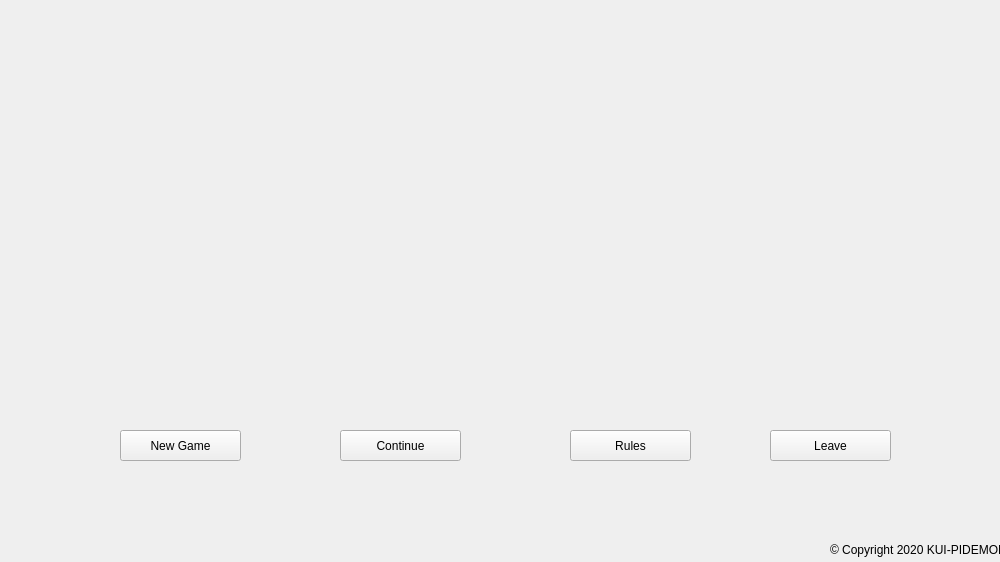
<?xml version="1.0" encoding="UTF-8"?>
<ui version="4.0">
 <class>MainMenu</class>
 <widget class="QWidget" name="MainMenu">
  <property name="geometry">
   <rect>
    <x>0</x>
    <y>0</y>
    <width>1000</width>
    <height>562</height>
   </rect>
  </property>
  <property name="font">
   <font>
    <stylestrategy>PreferDefault</stylestrategy>
   </font>
  </property>
  <property name="windowTitle">
   <string>Chess Thrones</string>
  </property>
  <property name="autoFillBackground">
   <bool>false</bool>
  </property>
  <widget class="QLabel" name="BackgroundImage">
   <property name="geometry">
    <rect>
     <x>0</x>
     <y>0</y>
     <width>1000</width>
     <height>562</height>
    </rect>
   </property>
   <property name="minimumSize">
    <size>
     <width>1000</width>
     <height>562</height>
    </size>
   </property>
   <property name="text">
    <string/>
   </property>
   <property name="pixmap">
    <pixmap resource="resources.qrc">:/images/game/game/background.jpg</pixmap>
   </property>
  </widget>
  <widget class="QLabel" name="titre">
   <property name="geometry">
    <rect>
     <x>220</x>
     <y>0</y>
     <width>618</width>
     <height>99</height>
    </rect>
   </property>
   <property name="minimumSize">
    <size>
     <width>618</width>
     <height>99</height>
    </size>
   </property>
   <property name="text">
    <string/>
   </property>
   <property name="pixmap">
    <pixmap resource="resources.qrc">:/images/game/game/titre.png</pixmap>
   </property>
  </widget>
  <widget class="QLabel" name="copyright">
   <property name="geometry">
    <rect>
     <x>830</x>
     <y>540</y>
     <width>201</width>
     <height>20</height>
    </rect>
   </property>
   <property name="text">
    <string>© Copyright 2020 KUI-PIDEMONT</string>
   </property>
  </widget>
  <widget class="QLabel" name="newGame">
   <property name="geometry">
    <rect>
     <x>120</x>
     <y>300</y>
     <width>132</width>
     <height>117</height>
    </rect>
   </property>
   <property name="minimumSize">
    <size>
     <width>132</width>
     <height>117</height>
    </size>
   </property>
   <property name="text">
    <string/>
   </property>
   <property name="pixmap">
    <pixmap resource="resources.qrc">:/images/game/game/logoNewGame.png</pixmap>
   </property>
   <property name="textInteractionFlags">
    <set>Qt::LinksAccessibleByMouse</set>
   </property>
  </widget>
  <widget class="QPushButton" name="newGameButton">
   <property name="geometry">
    <rect>
     <x>120</x>
     <y>430</y>
     <width>121</width>
     <height>31</height>
    </rect>
   </property>
   <property name="styleSheet">
    <string notr="true">QPushButton:hover{
background-color:red;
}</string>
   </property>
   <property name="text">
    <string>New Game</string>
   </property>
  </widget>
  <widget class="QLabel" name="Continue">
   <property name="geometry">
    <rect>
     <x>340</x>
     <y>310</y>
     <width>132</width>
     <height>114</height>
    </rect>
   </property>
   <property name="minimumSize">
    <size>
     <width>132</width>
     <height>114</height>
    </size>
   </property>
   <property name="text">
    <string/>
   </property>
   <property name="pixmap">
    <pixmap resource="resources.qrc">:/images/game/game/Continue.png</pixmap>
   </property>
  </widget>
  <widget class="QPushButton" name="loadGameButton">
   <property name="geometry">
    <rect>
     <x>340</x>
     <y>430</y>
     <width>121</width>
     <height>31</height>
    </rect>
   </property>
   <property name="styleSheet">
    <string notr="true">QPushButton:hover{
background-color:red;
}</string>
   </property>
   <property name="text">
    <string>Continue</string>
   </property>
  </widget>
  <widget class="QLabel" name="Rules">
   <property name="geometry">
    <rect>
     <x>570</x>
     <y>310</y>
     <width>110</width>
     <height>107</height>
    </rect>
   </property>
   <property name="minimumSize">
    <size>
     <width>110</width>
     <height>107</height>
    </size>
   </property>
   <property name="text">
    <string/>
   </property>
   <property name="pixmap">
    <pixmap resource="resources.qrc">:/images/game/game/rules.png</pixmap>
   </property>
  </widget>
  <widget class="QPushButton" name="btnRegle">
   <property name="geometry">
    <rect>
     <x>570</x>
     <y>430</y>
     <width>121</width>
     <height>31</height>
    </rect>
   </property>
   <property name="styleSheet">
    <string notr="true">QPushButton:hover{
background-color:red;
}</string>
   </property>
   <property name="text">
    <string>Rules</string>
   </property>
  </widget>
  <widget class="QLabel" name="Leave">
   <property name="geometry">
    <rect>
     <x>780</x>
     <y>280</y>
     <width>90</width>
     <height>153</height>
    </rect>
   </property>
   <property name="minimumSize">
    <size>
     <width>90</width>
     <height>153</height>
    </size>
   </property>
   <property name="text">
    <string/>
   </property>
   <property name="pixmap">
    <pixmap resource="resources.qrc">:/images/game/game/Leave.png</pixmap>
   </property>
  </widget>
  <widget class="QPushButton" name="btnQuitter">
   <property name="geometry">
    <rect>
     <x>770</x>
     <y>430</y>
     <width>121</width>
     <height>31</height>
    </rect>
   </property>
   <property name="styleSheet">
    <string notr="true">QPushButton:hover{
background-color:red;
}</string>
   </property>
   <property name="text">
    <string>Leave</string>
   </property>
  </widget>
 </widget>
 <resources>
  <include location="resources.qrc"/>
 </resources>
 <connections/>
</ui>
